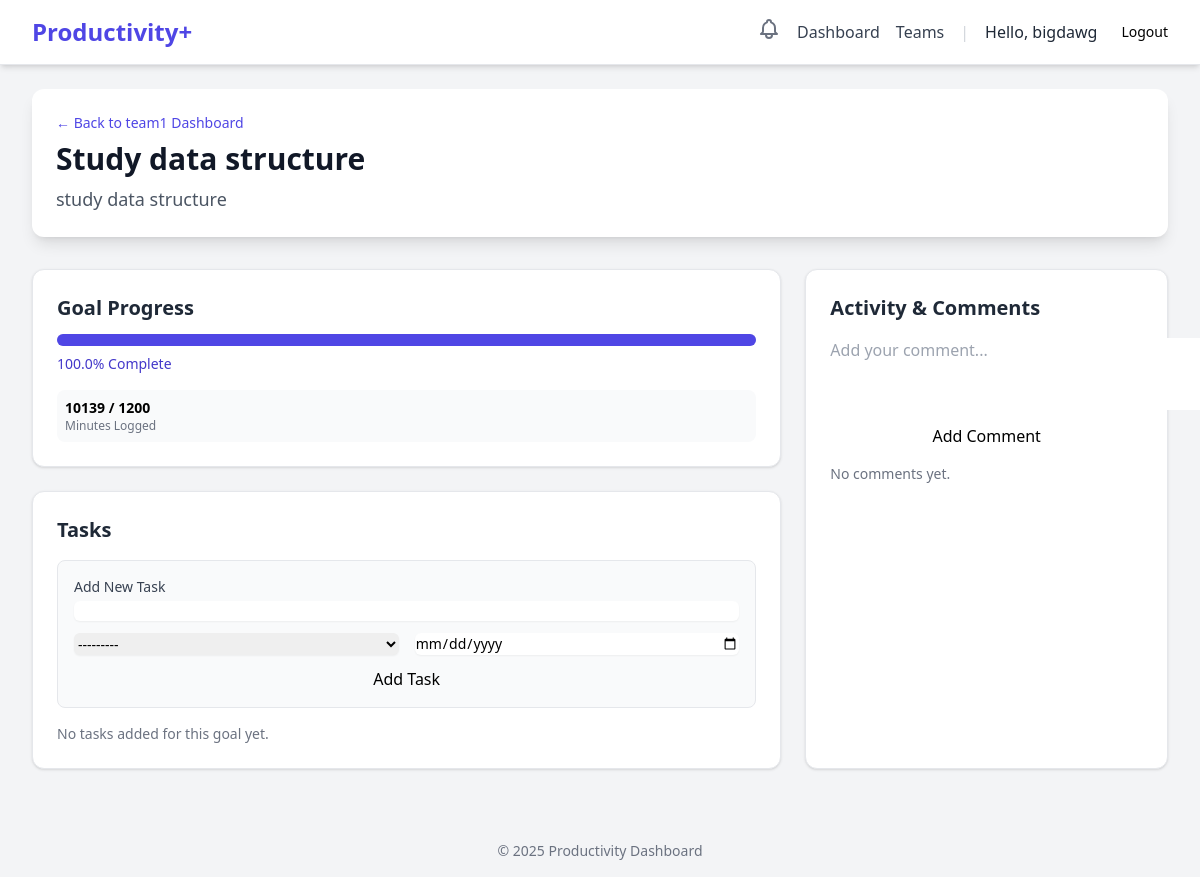
The app's page /teams/1/goal/1/ (signed in) with its own data.
### users/models.py (models this page shows)
class CustomUser(AbstractUser):
    class Role(models.TextChoices):
        USER = 'USER', 'User'
        ADMIN = 'ADMIN', 'Admin'
    role = models.CharField(max_length=50, choices=Role.choices, default=Role.USER)
    email = models.EmailField(unique=True)
    created_at = models.DateTimeField(auto_now_add=True)
    def __str__(self):
        return self.username

### teams/models.py (models this page shows, shortened)
class Team(models.Model):
    team_name = models.CharField(max_length=255)
    team_desc = models.TextField(blank=True, null=True, help_text="Description")
    members = models.ManyToManyField(
        settings.AUTH_USER_MODEL,
        through='TeamMember',
        related_name='teams'
    )
    created_at = models.DateTimeField(auto_now_add=True)

class TeamGoal(BaseGoal):
    team = models.ForeignKey(
        Team,
        on_delete=models.CASCADE,
        related_name='team_goals'
    )
    class Meta:
        db_table = 'teams_teamgoal'

### teams/views.py (the view, shortened to what this page needs)
# urls.py: path('<int:team_id>/goal/<int:goal_id>/', views.team_goal_detail_view, name='team_goal_detail'),
@login_required
def team_goal_detail_view(request, team_id, goal_id):
    team = get_object_or_404(Team, pk=team_id)
    goal = get_object_or_404(TeamGoal, pk=goal_id, team=team)
    try:
        member_instance = TeamMember.objects.get(user=request.user, team=team)
        current_user_role = member_instance.role  # Get the role (e.g., 'ADMIN' or 'MEMBER')
    except TeamMember.DoesNotExist:
        messages.error(request, "You are not a member of this team.")
        return redirect('dashboard:dashboard_view')
    tasks = goal.tasks.all().select_related('assigned_to')
    comments = goal.comments.all().select_related('user')
    task_form = TeamTaskForm(team=team)
    comment_form = TeamGoalCommentForm()
    logged = goal.time_logs.all().aggregate(total=Coalesce(Sum('minutes'), 0))['total']
    target = goal.target_minutes
    if target > 0:
        percentage = min(100, int((logged / target)* 100))
    else:
        percentage = 0
    context = {
        'page_title': goal.title,
        'team': team,
        'goal': goal,
        'tasks': tasks,
        'comments': comments,
        'task_form': task_form,
        'comment_form': comment_form,
        'progress': {
            'logged_minutes': logged,
            'target_minutes': target,
            'percentage': percentage
        },
        'current_user_role': current_user_role,
    }
    return render(request, 'teams/team_goal_detail.html', context)

### teams/forms.py
class TeamTaskForm(forms.ModelForm):
    def __init__(self, *args, **kwargs):
        team = kwargs.pop('team', None)
        super().__init__(*args, **kwargs)
        common_classes = 'mt-1 block w-full rounded-md border-gray-300 shadow-sm focus:border-indigo-500 focus:ring-indigo-500 sm:text-sm'
        self.fields['title'].widget.attrs.update({'class': common_classes})
        self.fields['due_date'].widget.attrs.update({'class': common_classes}) # Keep this line
        self.fields['assigned_to'].widget.attrs.update({'class': common_classes})
        if team:
            member_users = TeamMember.objects.filter(team=team).values_list('user', flat=True)
            self.fields['assigned_to'].queryset = (
                User.objects.filter(id__in=member_users)
            )
    class Meta:
        model = TeamTask
        fields = ['title', 'assigned_to', 'due_date']
        labels = {
            'title': 'Task Name',
            'assigned_to': 'Assign to',
            'due_date': 'Due Date'
        }
        widgets = {
            'due_date': forms.DateInput(attrs={'type': 'date'}),
        }

class TeamGoalCommentForm(forms.ModelForm):
    def __init__(self, *args, **kwargs):
        super().__init__(*args, **kwargs)
        self.fields['body'].widget.attrs.update({
            'class': '...',
            'rows': 3,
            'placeholder': 'Add your comment...'
        })
    class Meta:
        model = TeamGoalComment
        fields = ['body']
        labels = {
            'body': 'New Comment'
        }

### dashboard/models.py (called while the page is built)
    @property
    def target_minutes(self):
        if self.target_time:
            return int(self.target_time.total_seconds() / 60)
        return 0

### users/context_processors.py (called while the page is built)
def unread_notifications(request):
    if request.user.is_authenticated:
        notifications = Notification.objects.filter(
            user=request.user,
            is_read=False
        )
        return {
            'unread_notifications': notifications,
            'unread_notification_count': notifications.count()
        }
    return {}

### templates/teams/team_goal_detail.html (shortened to what this page needs)
{% extends "base.html" %}
{% block content %}
<div class="max-w-7xl mx-auto py-6 sm:px-6 lg:px-8">
    <div class="dashboard-header mb-8 p-6 bg-white rounded-xl shadow-lg">
        <p class="text-sm font-medium text-indigo-600">
            <a href="{% url 'teams:team_dashboard' team_id=team.id %}" class="hover:underline">
                &larr; Back to {{ team.team_name }} Dashboard
            </a>
        </p>
        <h2 class="text-3xl font-extrabold text-gray-900 mt-2">{{ goal.title }}</h2>
        <p class="mt-2 text-lg text-gray-600">{{ goal.description }}</p>
    </div>
    <div class="grid grid-cols-1 lg:grid-cols-3 gap-6">
        <div class="lg:col-span-2 space-y-6">
            <div class="bg-white rounded-xl shadow p-6 border border-gray-200">
                <h3 class="text-xl font-semibold mb-3 text-gray-800">Goal Progress</h3>
                <div class="progress-bar-container w-full bg-gray-200 rounded-full h-3 mb-2">
                    <div class="progress-bar h-3 rounded-full bg-indigo-600" style="width: {{ progress.percentage }}%;"></div>
                </div>
                <p class="text-sm font-medium text-indigo-700 mb-4">{{ progress.percentage|floatformat:1 }}% Complete</p>
                <div class="p-2 bg-gray-50 rounded-lg text-sm">
                    <span class="block font-bold">{{ progress.logged_minutes }} / {{ progress.target_minutes }}</span>
                    <span class="block text-xs text-gray-500">Minutes Logged</span>
                </div>
            </div>
            <div class="bg-white rounded-xl shadow p-6 border border-gray-200">
                <h3 class="text-xl font-semibold mb-4 text-gray-800">Tasks</h3>
                <form method="POST" class="mb-4 p-4 bg-gray-50 rounded-lg border">
                    <p class="text-sm font-medium text-gray-700">Add New Task</p>
                    {{ task_form.title }}
                    <div class="grid grid-cols-2 gap-4 mt-2">
                        {{ task_form.assigned_to }}
                        {{ task_form.due_date }}
                    </div>
                    <button type="submit" name="submit_task" class="button button-primary w-full mt-3">Add Task</button>
                </form>
                <div class="space-y-2">
                    {% for task in tasks %}
                        <div class="flex items-center justify-between p-3 border-b last:border-b-0">
                            <div>
                                <input type="checkbox"
                                        class="rounded text-indigo-600 task-checkbox"
                                        data-task-id="{{ task.id }}"
                                        {% if task.completed %}checked{% endif %}
                                        {% if current_user_role != 'ADMIN' and request.user != task.assigned_to %}
                                            disabled
                                            title="Only admins or the assigned user can complete this task."
                                        {% endif %}
                                >
                                <span class="ml-2 text-gray-800 {% if task.completed %}line-through{% endif %}"
                                    id="task-title-{{ task.id }}">  {{ task.title }}
                                </span>
                            </div>
                            <div class="text-sm text-gray-500">
                                {% if task.assigned_to %}
                                    <span class="px-2 py-1 bg-gray-100 rounded-full text-xs">
                                        {{ task.assigned_to.username }}
                                    </span>
                                {% else %}
                                    <span class="px-2 py-1 bg-gray-100 rounded-full text-xs">
                                        Unassigned
                                    </span>
                                {% endif %}
                            </div>
                        </div>
                    {% empty %}
                        <p class="text-gray-500 text-sm">No tasks added for this goal yet.</p>
                    {% endfor %}
                </div>
            </div>
        </div>
        <div class="bg-white rounded-xl shadow p-6 border border-gray-200">
            <h3 class="text-xl font-semibold mb-4 text-gray-800">Activity & Comments</h3>
            <form method="POST" class="mb-4">
                {{ comment_form.body }}
                <button type="submit" name="submit_comment" class="button button-secondary w-full mt-2">Add Comment</button>
            </form>
            <div class="space-y-3 max-h-96 overflow-y-auto">
                {% for comment in comments %}
                    <div class="p-3 bg-gray-50 rounded-lg">
                        <p class="text-sm text-gray-700">{{ comment.body }}</p>
                        <small class="text-xs text-gray-500">
                            <strong>{{ comment.user.username }}</strong> on {{ comment.created_at|date:"M d" }}
                        </small>
                    </div>
                {% empty %}
                    <p class="text-gray-500 text-sm">No comments yet.</p>
                {% endfor %}
            </div>
        </div>
    </div>
</div>
{% endblock %}

### templates/base.html (shortened to what this page needs)
{% load static %}
<!DOCTYPE html>
<html lang="en">
<head>
    <script src="https://cdn.tailwindcss.com"></script>
</head>
<body class="bg-gray-100 font-sans">
    <nav class="bg-white shadow-md border-b border-gray-200">
        <div class="max-w-7xl mx-auto px-4 sm:px-6 lg:px-8">
            <div class="flex justify-between items-center h-16">
                <div class="flex-shrink-0">
                    <a href="{% url 'index' %}" class="text-2xl font-bold text-indigo-600">Productivity+</a>
                </div>
                <div class="flex items-center space-x-4">
                    {% if user.is_authenticated %}
                    <div class="relative">
                        <button id="notification-bell" class="text-gray-500 hover:text-gray-700">
                        </button>
                        </div>
                        <a href="{% url 'dashboard:dashboard_view' %}" class="text-gray-700 hover:text-indigo-600">Dashboard</a>
                        <a href="{% url 'teams:team_list' %}" class="text-gray-700 hover:text-indigo-600">Teams</a>
                        <span class="text-gray-300">|</span>
                        <span class="text-gray-800 font-medium">Hello, {{ user.username }}</span>
                        <form method="post" action="{% url 'logout' %}" class="flex items-center">
                            <button type="submit" class="ml-2 button button-secondary-danger text-sm">
                                Logout
                            </button>
                        </form>
                    {% else %}
                        <a href="{% url 'login' %}" class="button button-primary">Login</a>
                        <a href="{% url 'register' %}" class="button button-secondary">Sign Up</a>
                    {% endif %}
                </div>
            </div>
        </div>
    </nav>
    <main>
        {% block content %}
        {% endblock %}
    </main>
    <footer class="text-center py-4 mt-8 text-gray-500 text-sm">
        &copy; {% now "Y" %} Productivity Dashboard
    </footer>
</body>
</html>

### records on screen
CustomUser: username "bigdawg"
Team: team_name "team1"
TeamGoal: title "Study data structure", description "study data structure"

### other values on screen
{{ progress.percentage|floatformat:1 }} "100.0"
{{ progress.logged_minutes }} "10139"
{{ progress.target_minutes }} "1200"
